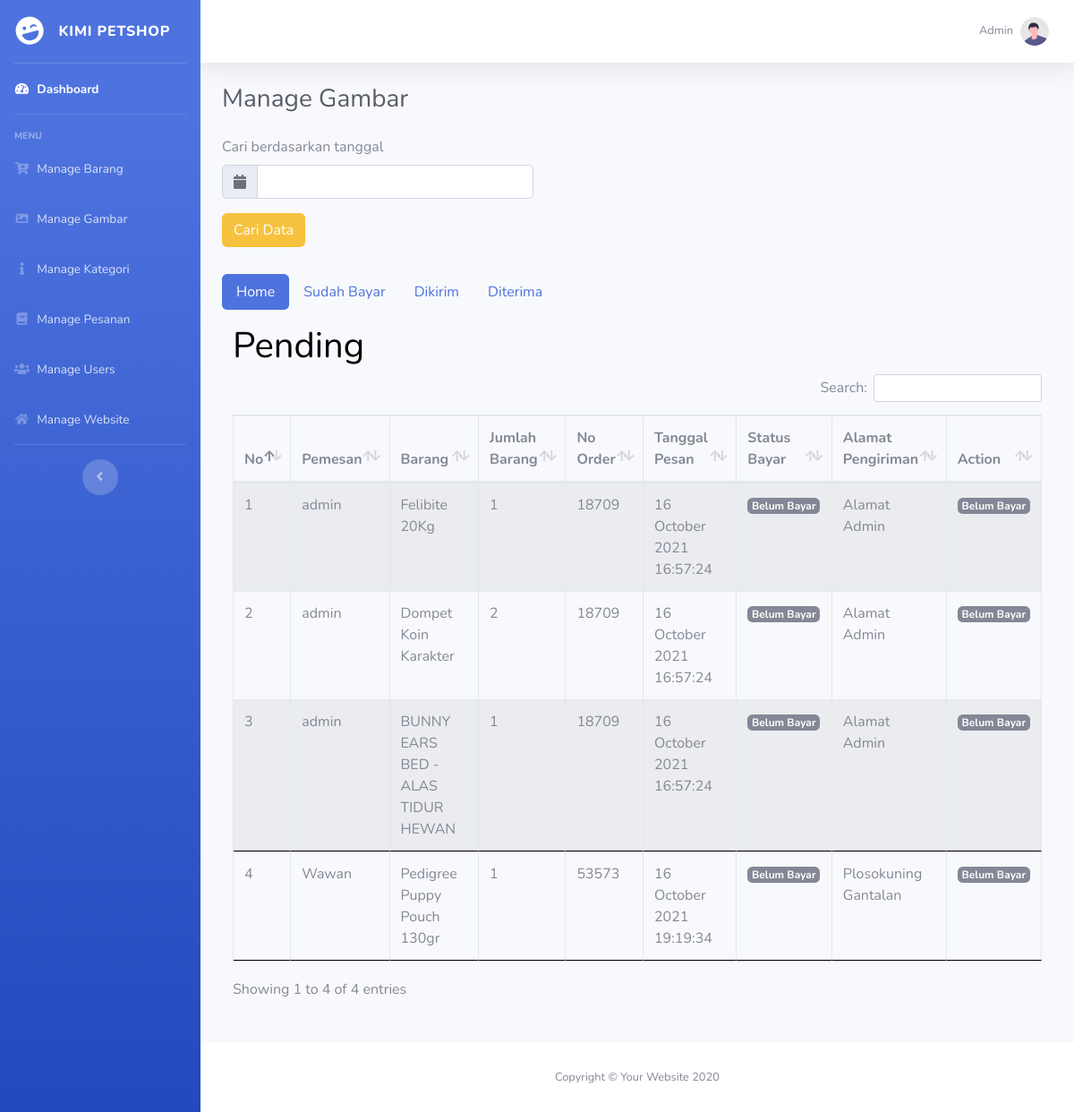
The page /admin/manage_pesanan.php (signed in) on the database its author committed.
### tables this page shows
CREATE TABLE `tbl_pemesanan` (
  `id_pemesanan` int(5) NOT NULL,
  `id_users` int(5) NOT NULL,
  `id_barang` int(5) NOT NULL,
  `jml_barang` int(5) NOT NULL,
  `no_order` int(10) NOT NULL,
  `tanggal_pemesanan` datetime NOT NULL DEFAULT current_timestamp(),
  `status_bayar` char(2) NOT NULL COMMENT ' 0 = belum bayar, 1 = sudah bayar, 2 = sedang dikirim , 3 = diterima',
  `alamat_pengiriman` text NOT NULL
);

CREATE TABLE `tbl_users` (
  `id_users` int(5) NOT NULL,
  `nama` varchar(100) NOT NULL,
  `nama_belakang` varchar(50) NOT NULL,
  `username` varchar(100) NOT NULL,
  `password` varchar(100) NOT NULL,
  `email` varchar(50) NOT NULL,
  `no_hp` varchar(20) NOT NULL,
  `kota` varchar(50) NOT NULL,
  `kode_post` varchar(10) NOT NULL,
  `alamat` text NOT NULL,
  `gambar` varchar(100) NOT NULL,
  `hak_akses` enum('0','1') NOT NULL
);

### action/connect.php (called while the page is built, shortened)
<?php
$baseURL = "http://localhost/olshop_petshop/";
?>

### admin/manage_pesanan.php (the view, shortened to what this page needs)
<?php
include '../action/connect.php';
function base_url($link){
    $link = empty($link) ? "" : $link;
    return "http://localhost/olshop_petshop/".$link;
}
?>
<!DOCTYPE html>
<html>
<head>
    <link href="<?= base_url('assets_admin/') ?>vendor/fontawesome-free/css/all.min.css" rel="stylesheet" type="text/css">
    <link href="<?= base_url('assets_admin/') ?>css/sb-admin-2.min.css" rel="stylesheet">
    <link rel="stylesheet" type="text/css" href="<?= base_url('assets_admin/vendor/datatables/dataTables.bootstrap4.min.css') ?>">
    <link rel="stylesheet" type="text/css" href="https://cdn.jsdelivr.net/npm/daterangepicker/daterangepicker.css" />
    <link href="https://cdn.jsdelivr.net/gh/kartik-v/bootstrap-star-rating@4.1.2/css/star-rating.min.css" media="all" rel="stylesheet" type="text/css" />
    <link href="https://cdn.jsdelivr.net/gh/kartik-v/bootstrap-star-rating@4.1.2/themes/krajee-svg/theme.css" media="all" rel="stylesheet" type="text/css" />
</head>
<body id="page-top">
    <div id="wrapper">
        <?php
        include('../view/admin/layout/sidebar.php');
         ?>
        <div id="content-wrapper" class="d-flex flex-column">
            <div id="content">
                <?php
                include('../view/admin/layout/topbar.php');
                 ?>
                <div class="container-fluid">
                    <div class="d-sm-flex align-items-center justify-content-between mb-4">
                        <h1 class="h3 mb-0 text-gray-800">Manage Gambar</h1>
                    </div>
                    <form method="get" action="<?= $baseURL ?>admin/manage_pesanan.php" style="margin-bottom: 30px">
                        <label>Cari berdasarkan tanggal</label>
                        <div class="input-group mb-3">
                            <div class="input-group-prepend">
                                <span class="input-group-text" id="basic-addon1"><i class="fa fa-calendar "></i></span>
                              </div>
                            <input class="form-control col-md-4" type="text" name="datetimes" value="" />
                        </div>
                        <button class="btn btn-warning">Cari Data</button>
                    </form>
                    <ul class="nav nav-pills mb-3" id="pills-tab" role="tablist">
                      <li class="nav-item">
                        <a class="nav-link active" id="pills-home-tab" data-toggle="pill" href="#pending" role="tab" aria-controls="pills-home" aria-selected="true">Home</a>
                      </li>
                      <li class="nav-item">
                        <a class="nav-link" id="pills-profile-tab" data-toggle="pill" href="#sudahbayar" role="tab" aria-controls="pills-sudahbayar" aria-selected="false">Sudah Bayar</a>
                      </li>
                      <li class="nav-item">
                        <a class="nav-link" id="pills-contact-tab" data-toggle="pill" href="#dikirim" role="tab" aria-controls="pills-dikirim" aria-selected="false">Dikirim</a>
                      </li>
                      <li class="nav-item">
                        <a class="nav-link" id="pills-contact-tab" data-toggle="pill" href="#diterima" role="tab" aria-controls="pills-diterima" aria-selected="false">Diterima</a>
                      </li>
                    </ul>
                    <div class="tab-content" id="pills-tabContent">
                      <div class="tab-pane fade show active" id="pending" role="tabpanel" aria-labelledby="pending-tab">
                        <div class="col mb-5">
                            <h1 style="color: black;">Pending</h1>
                            <div class="table-responsive">
                                <table class="table table-bordered table-striped table-hovered">
                                    <thead>
                                        <tr>
                                            <th>No</th>
                                            <th>Pemesan</th>
                                            <th>Barang</th>
                                            <th>Jumlah Barang</th>
                                            <th>No Order</th>
                                            <th>Tanggal Pesan</th>
                                            <th>Status Bayar</th>
                                            <th>Alamat Pengiriman</th>
                                            <th>Action</th>
                                        </tr>
                                    </thead>
                                    <tbody>
                                        <?php
                                        $whereStatus = "where status_bayar='0' ";
                                        $no=1;
                                            $queryGetGambar = "select p.*,b.nama_barang,b.harga,g.gambar,u.nama as pembeli from tbl_pemesanan p inner join tbl_barang b on p.id_barang = b.id_barang inner join tbl_gambar g on b.id_barang = g.id_barang inner join tbl_users u on p.id_users = u.id_users $whereStatus group by p.id_barang order by no_order asc ";
                                            $result = mysqli_query($conn,$queryGetGambar);
                                            $arr = [];
                                            while($fetch = mysqli_fetch_assoc($result)){
                                                $arr[] = $fetch;
                                            }
                                            foreach($arr as $key => $row){
                                        ?>
                                        <tr class="<?php if($arr[$key+1]['no_order'] != $row['no_order'] ){echo "border_bottom";} ?>">
                                            <td><?= $no++; ?></td>
                                            <td><?= $row['pembeli'] ?></td>
                                            <td><?= $row['nama_barang'] ?></td>
                                            <td><?= $row['jml_barang'] ?></td>
                                            <td class="td_noorder"><?= $row['no_order'] ?></td>
                                            <td><?= date('d F Y H:i:s', strtotime($row['tanggal_pemesanan'])) ?></td>
                                            <td>
                                                <?php
                                                switch ($row['status_bayar']) {
                                                    case '0':
                                                        $status = "Belum Bayar";
                                                        $badge = "secondary";
                                                        break;
                                                }
                                                 ?>
                                                    <span class="labelstatus<?=$row['no_order']?> badge badge-<?=$badge?>"><?=$status?></span></h2>
                                                </td>
                                            <td><?= $row['alamat_pengiriman'] ?></td>
                                            <td>
                                                <?php if($row['status_bayar'] == '1'): ?>
                                                <select class="status" data-order="<?=$row['no_order']?>" >
                                                    <option value="1" <?php echo($row['status_bayar'] == '1' ? 'selected disabled' : '') ?>   >Sudah Bayar</option>
                                                    <option value="2" <?php echo($row['status_bayar'] == '2' ? 'selected' : '') ?>   >Sudah Kirim</option>
                                                </select>
                                                <?php elseif($row['status_bayar'] != '0') : ?>
                                                    <span class="labelstatus<?=$row['no_order']?> badge badge-<?=$badge?>"><?=$status?></span>
                                                <?php else: ?>
                                                    <span class="badge badge-secondary">Belum Bayar</span>
                                                <?php endif; ?>
                                            </td>
                                        </tr>
                                    <?php } ?>
                                    </tbody>
                                </table>
                            </div>
                        </div>
                      </div>
                    </div>
                </div>
            </div>
            <?php
            include('../view/admin/layout/footer.php');
             ?>
        </div>
    </div>
</body>
</html>

### admin/manage_pesanan.php (style rules this page uses)
tr.border_bottom td { border-bottom: 1px solid black !important; }

### rows shown on the page
tbl_pemesanan: id_users.nama "admin", nama_barang "Felibite 20Kg", jml_barang "1", no_order "18709", tanggal_pemesanan "16 October 2021 16:57:24", status_bayar "Belum Bayar", alamat_pengiriman "Alamat Admin"
tbl_pemesanan: id_users.nama "admin", nama_barang "Dompet Koin Karakter", jml_barang "2", no_order "18709", tanggal_pemesanan "16 October 2021 16:57:24", status_bayar "Belum Bayar", alamat_pengiriman "Alamat Admin"
tbl_pemesanan: id_users.nama "admin", nama_barang "BUNNY EARS BED - ALAS TIDUR HEWAN", jml_barang "1", no_order "18709", tanggal_pemesanan "16 October 2021 16:57:24", status_bayar "Belum Bayar", alamat_pengiriman "Alamat Admin"
tbl_pemesanan: id_users.nama "Wawan", nama_barang "Pedigree Puppy Pouch 130gr", jml_barang "1", no_order "53573", tanggal_pemesanan "16 October 2021 19:19:34", status_bayar "Belum Bayar", alamat_pengiriman "Plosokuning Gantalan"
